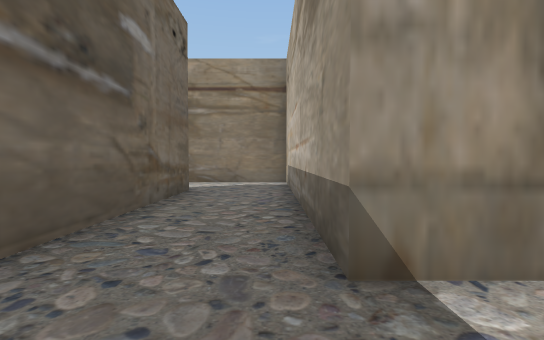
[1] (above)

24 first-person views from a walk through a scene from a Unity 3-D project. The camera is 1.2 m above the floor, tilts 2° down and sees 85° across. The floor is counted in squares, 1.8 m on a side. Each view is taken from the middle of a square. On the plan, view 1 faces up. The plan holds only what a view shows up to about 10 squares ahead; the rest is blank. The place goes on beyond the plan. The player character is not drawn. Some surface patterns are stand-ins.

[2]
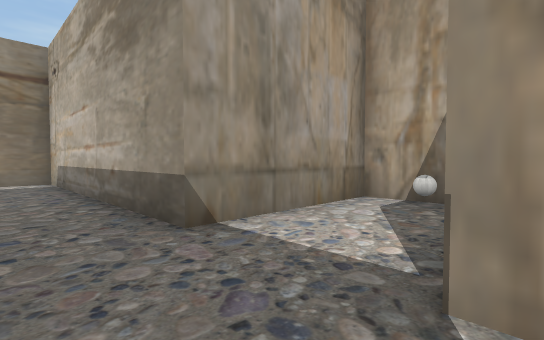

[3]
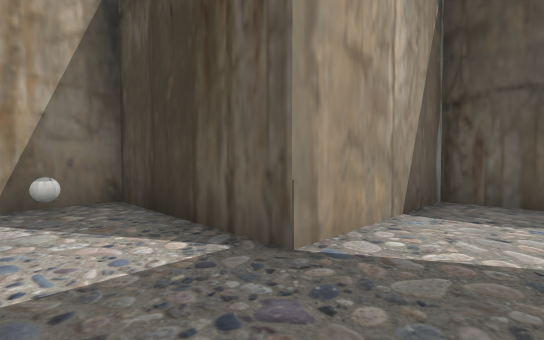

[4]
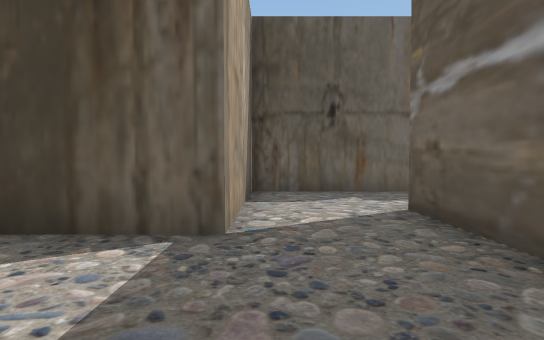

[5]
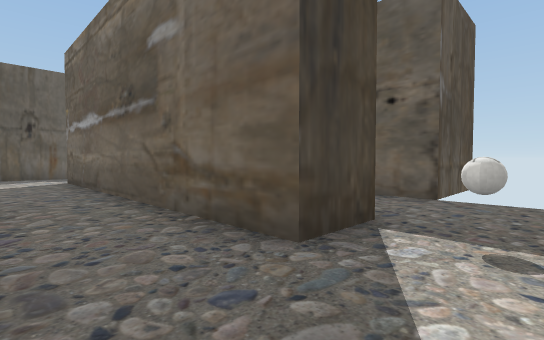

[6]
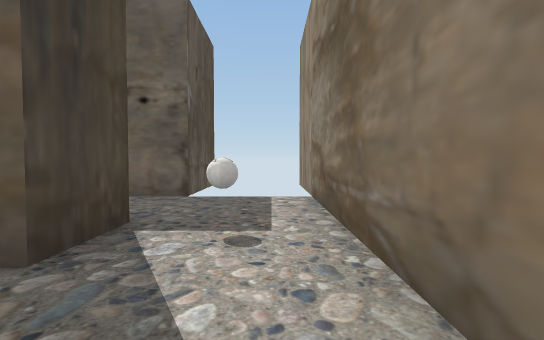

[7]
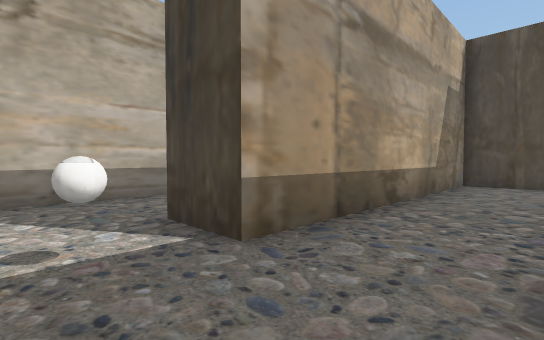

[8]
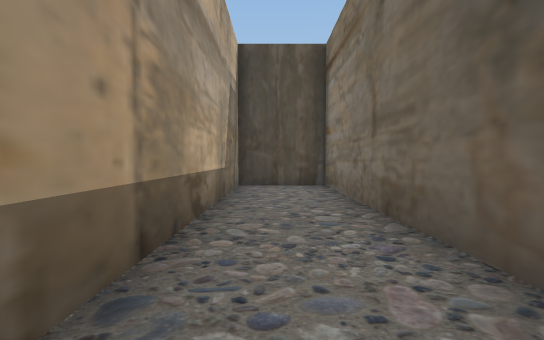

[9]
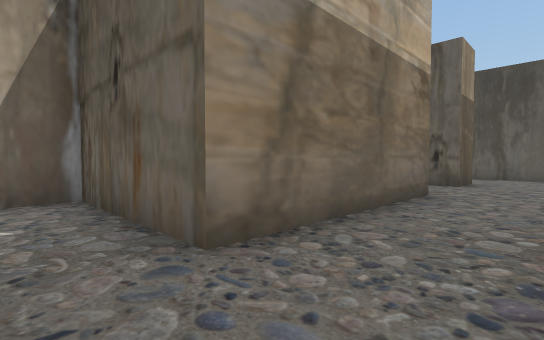

[10]
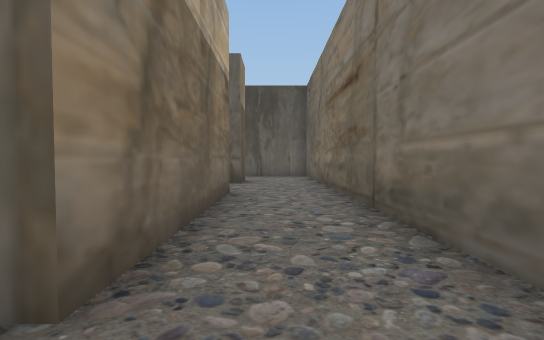

[11]
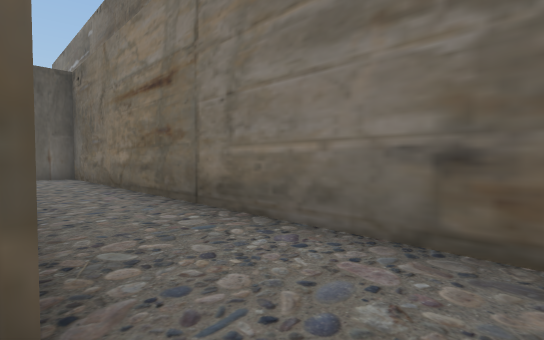

[12]
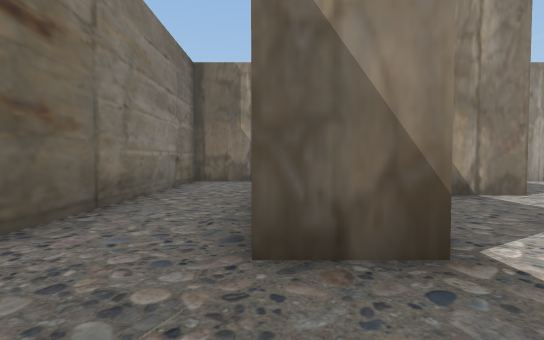

[13]
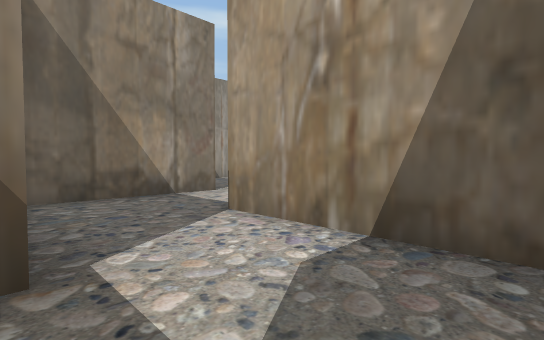

[14]
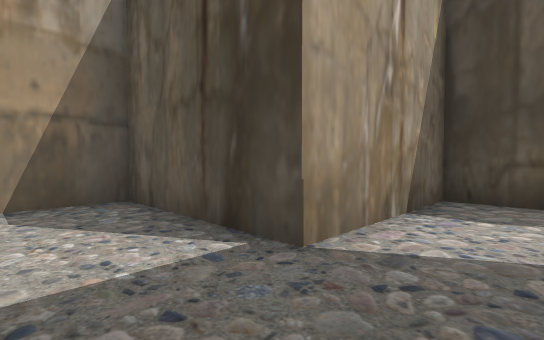

[15]
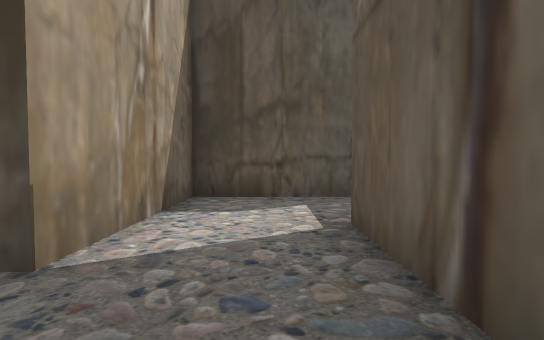

[16]
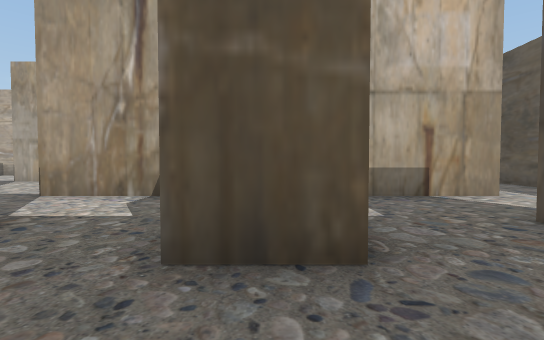

[17]
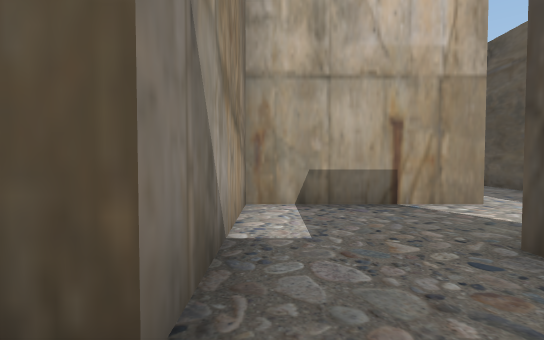

[18]
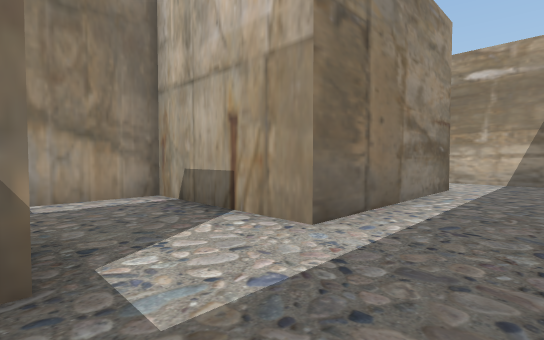

[19]
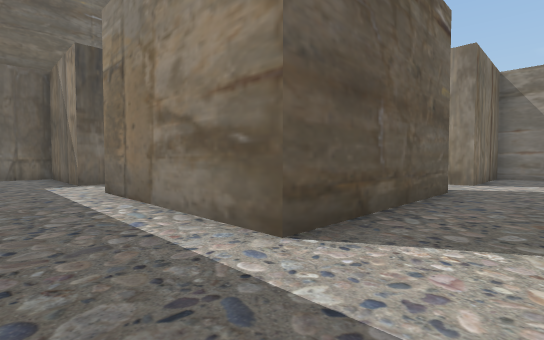

[20]
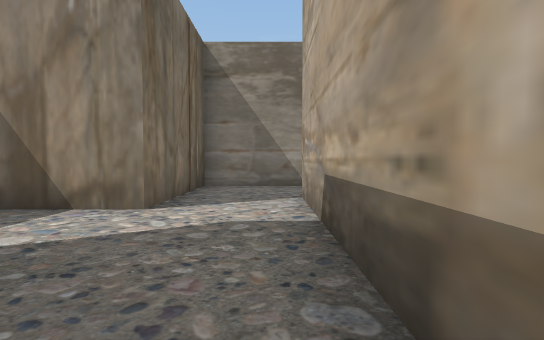

[21]
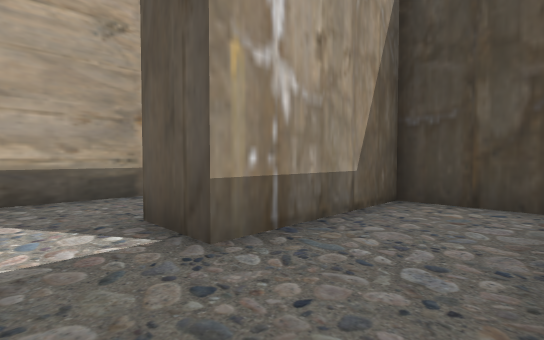

[22]
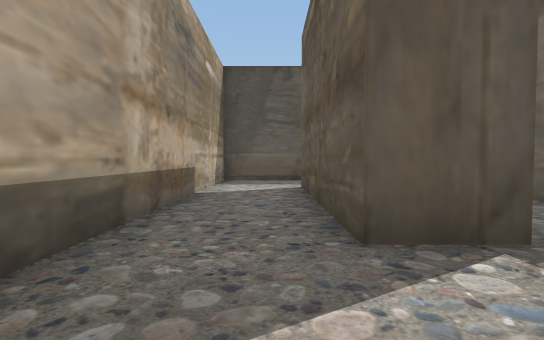

[23]
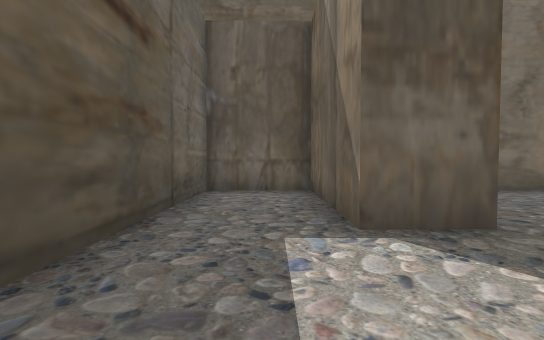

[24]
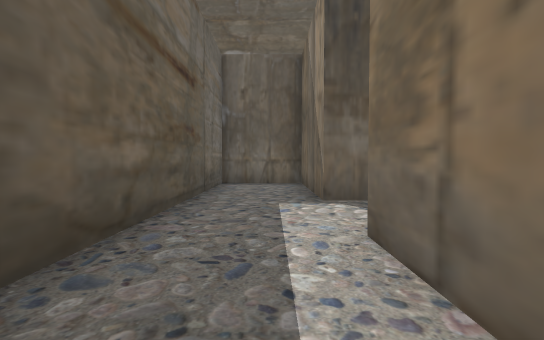

### Floor plan
Ten units are one square. View 1 is at (0, 0); x grows to the right and y downward. Boxes are objects, and circles mark ways between rooms. Rooms are numbered by the first view taken in them; rooms with no view inside come last. Other rooms are left out.
<svg viewBox="-70 -92 155 281">
<path fill="none" stroke="#000" d="M-31 -65 -18 -65 -18 20M4 25 4 6 40 6 40 -16 4 -16 4 -87 -35 -87M-54 -65 -54 6 -31 6 -31 -65M-35 -87 -65 -87M-31 91 -31 42M-35 19 -54 19 -54 124M-31 126 -31 113M-31 42 4 42 4 25M-18 91 -31 91M-31 113 4 113 4 96M-18 69 -18 91M5 55 -15 55M4 96 4 77M-54 124 -54 149 -35 149M-18 149 -18 162 -54 162 -54 184 75 184 75 95M40 113 53 113 53 162 4 162 4 145M53 91 34 91M21 149 40 149 40 113M77 55 53 55 53 91M75 95 75 78M-35 149 -18 149M4 145 4 126 -31 126M17 55 5 55M4 77 40 77 40 55"/>
<rect x="-35" y="-85" width="10" height="10" fill="#bbb"><title>ball</title></rect>
<rect x="25" y="-5" width="10" height="10" fill="#bbb"><title>ball</title></rect>
<circle cx="-25" cy="-75" r="3" fill="#2a7"/>
<circle cx="-5" cy="15" r="3" fill="#2a7"/>
<circle cx="-25" cy="35" r="3" fill="#2a7"/>
<circle cx="-25" cy="105" r="3" fill="#2a7"/>
<circle cx="-45" cy="120" r="3" fill="#2a7"/>
<circle cx="-5" cy="85" r="3" fill="#2a7"/>
<circle cx="10" cy="65" r="3" fill="#2a7"/>
<circle cx="-25" cy="135" r="3" fill="#2a7"/>
<circle cx="45" cy="105" r="3" fill="#2a7"/>
<circle cx="65" cy="85" r="3" fill="#2a7"/>
<circle cx="-5" cy="155" r="3" fill="#2a7"/>
<text x="0" y="-30">1</text>
<text x="-50" y="-40">2</text>
<text x="-50" y="70">3</text>
<text x="-20" y="30">4</text>
<text x="-20" y="100">5</text>
<text x="-10" y="70">6</text>
<text x="-50" y="130">7</text>
<text x="30" y="170">8</text>
<text x="20" y="120">9</text>
<text x="60" y="70">10</text>
<text x="-20" y="130">11</text>
<text x="20" y="60">12</text>
</svg>
Room 1 opens to room 2. Room 1 opens to room 4. Room 3 opens to room 4. Room 3 opens to room 5. Room 3 opens to room 7. Room 5 opens to room 6. Room 6 opens to room 12. Room 7 opens to room 11. Room 8 opens to room 9. Room 8 opens to room 10. Room 8 opens to room 11.

Where each view was taken, in squares from view 1:
view 1: 0 up, 0 right, facing up
view 2: 1 down, 1 left, facing up-right
view 3: 1 up, 1 left, facing down-right
view 4: 2 up, 0 right, facing down
view 5: 8 up, 0 right, facing down-left
view 6: 8 up, 0 right, facing left
view 7: 8 up, 5 left, facing down-right
view 8: 7 up, 4 left, facing down
view 9: 3 down, 5 left, facing down-right
view 10: 3 down, 4 left, facing down
view 11: 3 down, 3 left, facing down-left
view 12: 11 down, 3 left, facing up
view 13: 11 down, 2 left, facing up-right
view 14: 6 down, 1 left, facing down-right
view 15: 6 down, 1 left, facing down
view 16: 12 down, 5 left, facing right
view 17: 13 down, 4 left, facing right
view 18: 18 down, 2 left, facing up-right
view 19: 18 down, 7 right, facing up-left
view 20: 13 down, 7 right, facing up
view 21: 10 down, 2 right, facing down-right
view 22: 9 down, 6 right, facing down
view 23: 17 down, 1 right, facing left
view 24: 17 down, 3 right, facing left
